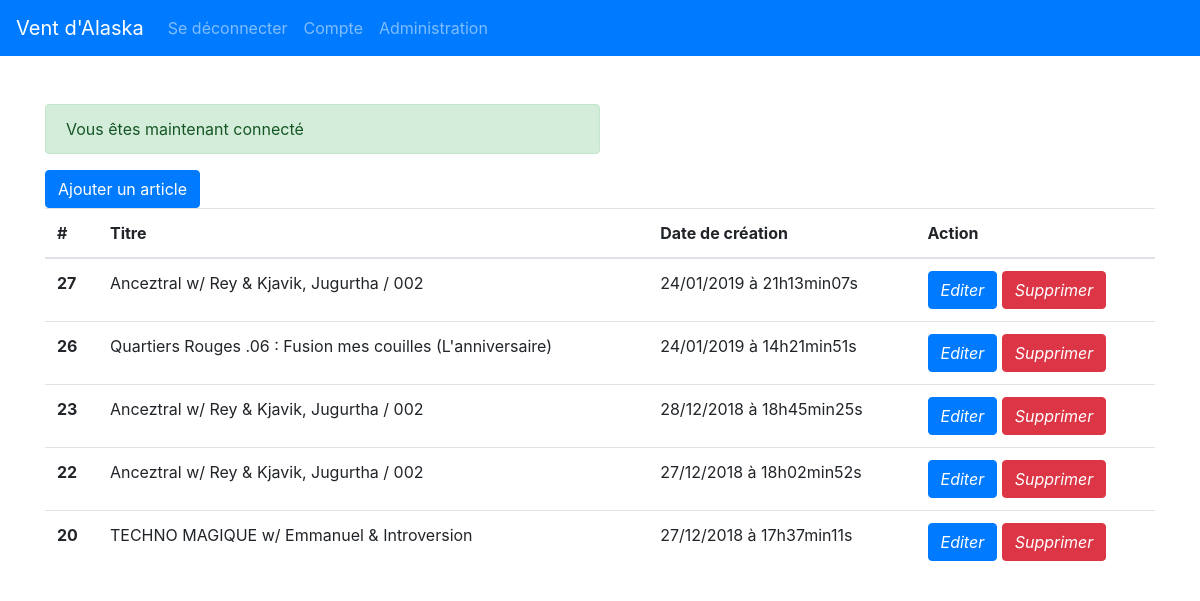
/index.php?action=admin (signed in), run on an earlier commit of the app's database.
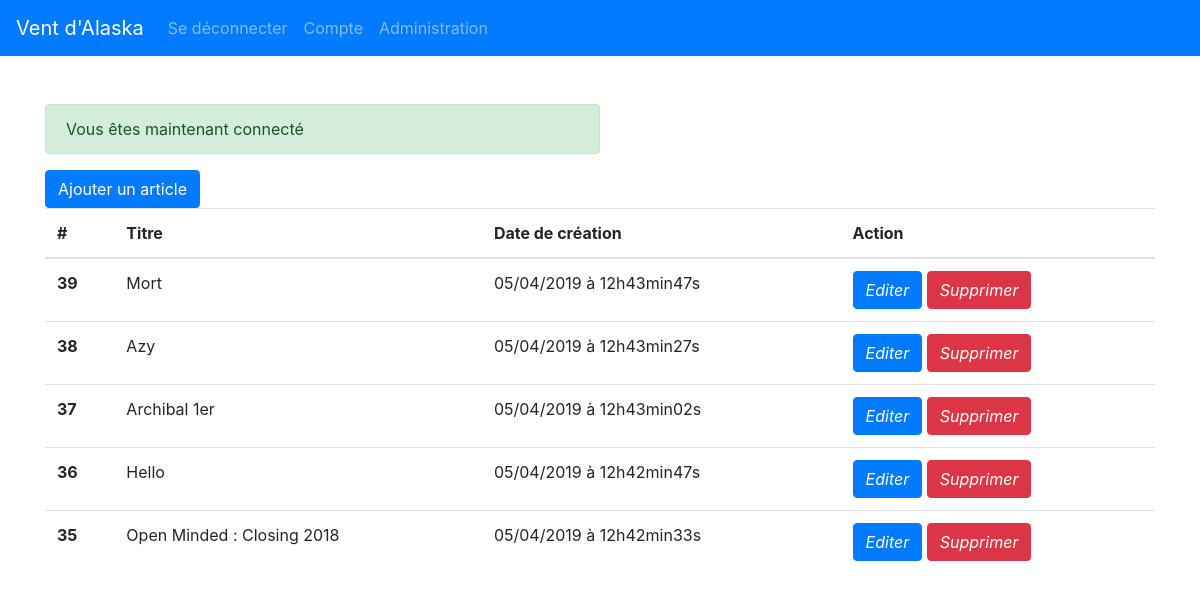
And on a later commit of the database.
### tables this page shows
CREATE TABLE `news` (
  `id` int(11) NOT NULL,
  `title` varchar(255) NOT NULL,
  `content` text NOT NULL,
  `date_creation` datetime NOT NULL
);

### controller/PostController.php (called while the page is built, shortened)
<?php
require './models/PostManager.php';
require './models/Post.php';
class PostController
{
    protected $postManager;
    public function __construct()
    {
        $this->postManager = new PostManager;
    }
    public function admin()
    {
        $posts = $this->postManager->findAll();
        require './views/frontend/adminView.php';
    }
}

### models/Manager.php (called while the page is built, shortened)
<?php
class Manager
{
    protected function __construct()
    {
        $this->pdo = new PDO('mysql:dbname=test;host=localhost', 'root', 'root', []);
    }
}

### models/PostManager.php (called while the page is built, shortened)
<?php
class PostManager extends General
{
    private $db;
    public function __construct()
    {
        $this->db = $this->pdo;
    }
    public function findAll(int $page = 1, int $start = -1, int $limit = -1, bool $order = true)
    {
        $postsList = [];
        $limit = 5;
        $start = ($page - 1) * $limit;
        $sql = 'SELECT id, title, content, DATE_FORMAT(date_creation, \'%d/%m/%Y à %Hh%imin%ss\') AS dateCreation FROM news ORDER BY date_creation';
        if ($order != false) {
            $sql .= ' DESC ';
        } else {
            $sql .= ' ASC ';
        }
        if ($start != -1 || $limit != -1) {
            $sql .= 'LIMIT ' . (int) $limit . ' OFFSET ' . (int) $start;
        }
        $req = $this->db->query($sql);
        while ($data = $req->fetch()) {
            $postsList[] = new Post($data);
        }
        return $postsList;
    }
}

### models/Post.php (called while the page is built, shortened)
<?php
class Post
{
    protected $id;
    protected $title;
    protected $dateCreation;
    public function hydrate($data)
    {
        foreach ($data as $attr => $value) {
            $method = 'set' . ucfirst($attr);
        }
    }
    public function getId()
    {return $this->id;
    }
    public function setId($id)
    {
        $this->id = (int) $id;
        return $this;
    }
    public function getTitle()
    {
        return $this->title;
    }
    public function setTitle($title)
    {
        if (!is_string($title) || empty($title)) {
            $this->errors[] = self::INVALID_TITLE;
        } else {
            $this->title = $title;
        }
        return $this;
    }
    public function setContent($content)
    {
        return $this;
    }
    public function getDateCreation()
    {
        return $this->dateCreation;
    }
    public function setDateCreation($dateCreation)
    {
        $this->dateCreation = $dateCreation;
        return $this;
    }
}

### views/frontend/adminView.php (the view, shortened to what this page needs)
<a href="index.php?action=addPost" class="btn btn-primary">Ajouter un article</a>
<table class="table">
    <thead>
        <tr>
            <th scope="col">#</th>
            <th scope="col">Titre</th>
            <th scope="col">Date de création</th>
            <th scope="col">Action</th>
        </tr>
    </thead>
    <tbody>
        <?php
foreach ($posts as $post) {
    if ($post instanceof Post) {
        $pid = $post->getId();
        ?>
        <tr>
            <th scope="row"><?=$pid?></th>
            <td><?=$post->getTitle();?></td>
            <td><?=$post->getDateCreation();?></td>
            <td>
                <em><a class="btn btn-primary"
                        href="index.php?action=editPost&id=<?=$pid?>">Editer</a></em>
                <em><a class="btn btn-danger text-white" data-toggle="modal" data-target="#deleteModal">Supprimer</a></em>
            </td>
        </tr>
        <?php
}
}
?>
    </tbody>
</table>
<?php $content = ob_get_clean();?>
<?php require 'template.php';?>

### index.php (shortened to what this page needs)
<?php
require './controller/PostController.php';
$PostController = new PostController;
if (!empty($_GET['action'])) {
    switch ($_GET['action']) {
        case "admin":
            $PostController->admin();
            break;
    }
} else {
    $PostController->listPosts();
}

### views/frontend/template.php (shortened to what this page needs)
<!doctype html>
<html lang="fr">
<head>
    <link rel="stylesheet" href="./public/css/main.css">
    <link rel="stylesheet" href="https://stackpath.bootstrapcdn.com/bootstrap/4.3.1/css/bootstrap.min.css">
</head>
<body>
<nav class="navbar navbar-expand-lg navbar-light bg-primary navbar-dark">
    <a class="navbar-brand" href="index.php?action=listPosts">Vent d'Alaska</a>
    <div class="collapse navbar-collapse" id="navbarNav">
    <ul class="navbar-nav">
    <?php if (isset($_SESSION['auth'])): ?>
      <li class="nav-item">
        <a class="nav-link" href="index.php?action=logout">Se déconnecter</a>
      </li>
      <li class="nav-item">
        <a class="nav-link" href="index.php?action=account">Compte</a>
      </li>
      <?php endif;?>
      <?php if (isset($_SESSION['auth']) && $_SESSION['auth']->admin == 1):
?>
    <li class="nav-item">
        <a class="nav-link" href="index.php?action=admin">Administration</a>
    </li>
<?php
endif;
?>
    </ul>
  </div>
</nav>
<div class="container pt-5">
    <?php if (isset($_SESSION['flash'])): ?>
        <?php foreach ($_SESSION['flash'] as $type => $message): ?>
            <div class="alert alert-<?=$type;?> w-50">
                <?=$message;?>
            </div>
        <?php endforeach;?>
    <?php endif;?>
        <?=$content?>
</div>
</body>
</html>

What changed in the data, as far as the page shows it:
removed news: id "27", title "Anceztral w/ Rey & Kjavik, Jugurtha / 002", DateCreation "24/01/2019 à 21h13min07s"
removed news: id "26", title "Quartiers Rouges .06 : Fusion mes couilles (L'anniversaire)", DateCreation "24/01/2019 à 14h21min51s"
removed news: id "23", title "Anceztral w/ Rey & Kjavik, Jugurtha / 002", DateCreation "28/12/2018 à 18h45min25s"
removed news: id "22", title "Anceztral w/ Rey & Kjavik, Jugurtha / 002", DateCreation "27/12/2018 à 18h02min52s"
no longer on this page (row edited): news: id "20", title "TECHNO MAGIQUE w/ Emmanuel & Introversion", DateCreation "27/12/2018 à 17h37min11s"
added news: id "39", title "Mort", DateCreation "05/04/2019 à 12h43min47s"
added news: id "38", title "Azy", DateCreation "05/04/2019 à 12h43min27s"
added news: id "37", title "Archibal 1er", DateCreation "05/04/2019 à 12h43min02s"
added news: id "36", title "Hello", DateCreation "05/04/2019 à 12h42min47s"
added news: id "35", title "Open Minded : Closing 2018", DateCreation "05/04/2019 à 12h42min33s"
